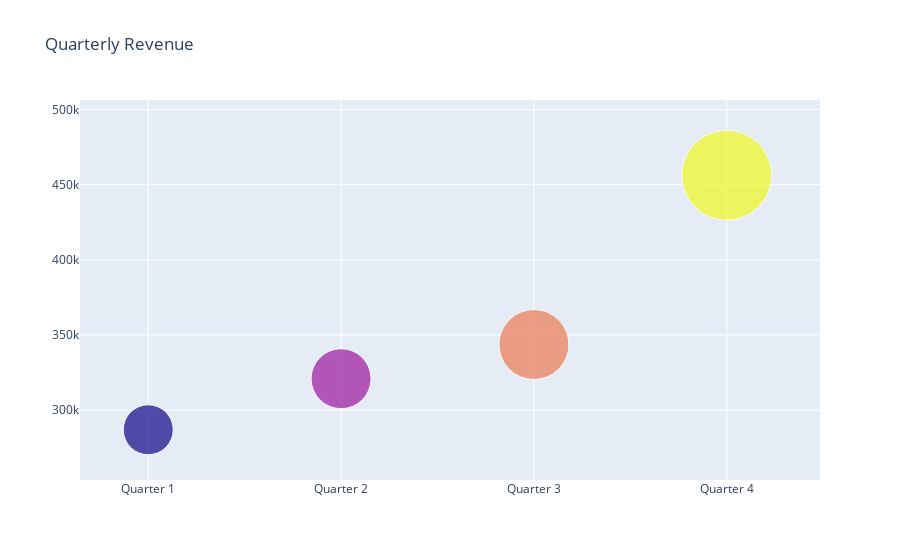

Write notebook code for a chart like this one.
### Code cell
fig = go.Figure(data=[go.Scatter(
    x=quat_re['Quarters'], y=quat_re['UnitPrice'],
    mode='markers',
    marker=dict(size=[50, 60, 70, 90],
                color=[0, 1, 2, 3]))
])
fig.update_layout(title='Quarterly Revenue')
py.iplot(fig)

### Figure 1 — Plotly figure (JSON) as saved in the notebook; plotly's stock layout.template omitted (floating-point values rounded to 4 significant figures)
{"data": [{"marker": {"color": [0, 1, 2, 3], "size": [50, 60, 70, 90]}, "mode": "markers", "type": "scatter", "x": ["Quarter 1", "Quarter 2", "Quarter 3", "Quarter 4"], "y": [286900.0, 320900.0, 343700.0, 456300.0]}], "layout": {"title": {"text": "Quarterly Revenue"}}}
